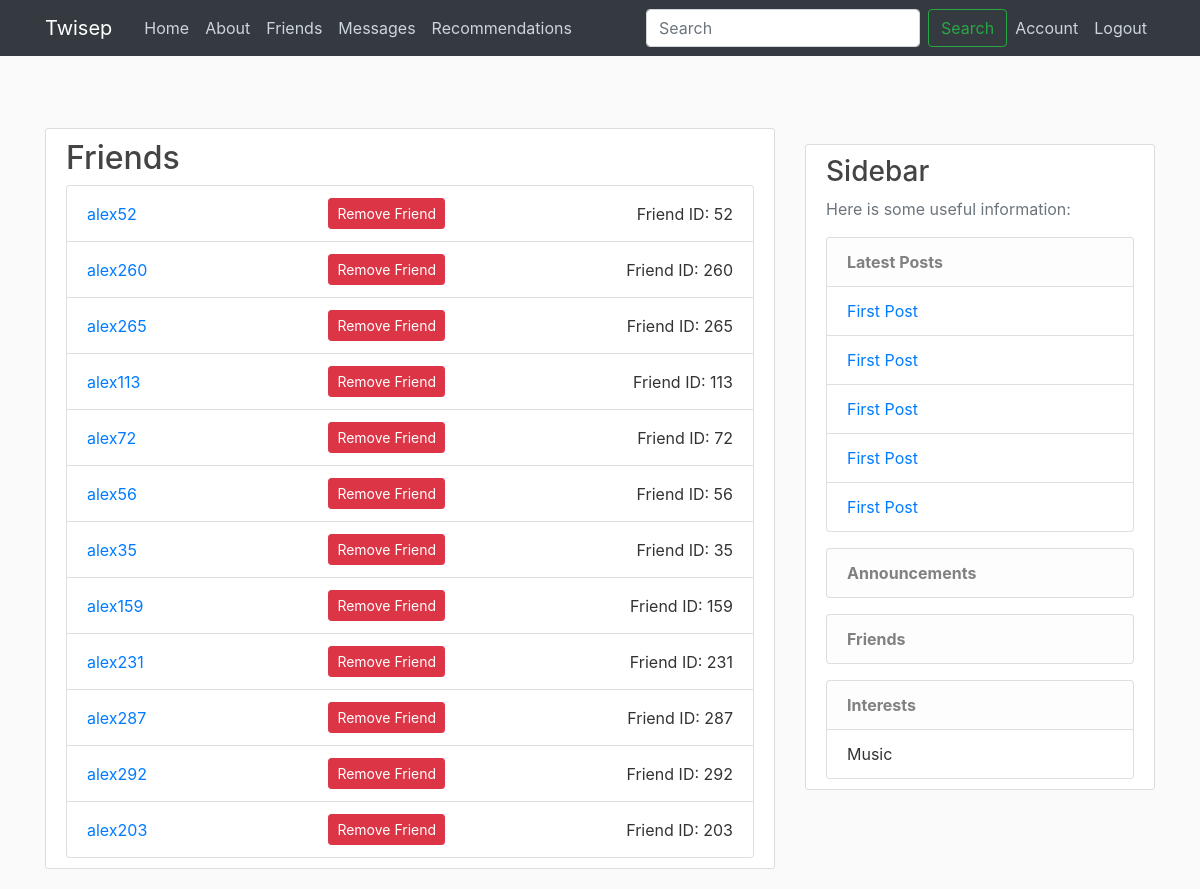
The page /friends (signed in) on the database its author committed.
### flaskblog/models.py (models this page shows, shortened)
class User(db.Model, UserMixin):
    id = db.Column(db.Integer, primary_key=True)
    username = db.Column(db.String(20), unique=True, nullable=False)
    email = db.Column(db.String(120), unique=True, nullable=False)
    image_file = db.Column(db.String(20), nullable=False, default='default.jpg')
    password = db.Column(db.String(60), nullable=False)
    biography = db.Column(db.Text, nullable=True)
    posts = db.relationship('Post', backref='author', lazy=True)
    comments = db.relationship('Comment', backref='author', lazy=True)
    likes = db.relationship('Like', backref='user', lazy=True)
    sent_messages = db.relationship('Message', foreign_keys='Message.sender_id', backref='message_sender', lazy=True)
    received_messages = db.relationship('Message', foreign_keys='Message.receiver_id', backref='message_receiver', lazy=True)
    notifications = db.relationship('Notification', backref='user', lazy=True)
    profile_settings = db.relationship('ProfileSettings', backref='user', uselist=False)
    interests = db.relationship('Interest', backref='user', lazy=True)
    conversations_as_user1 = db.relationship('Conversation', foreign_keys='Conversation.user1_id', backref='user1', lazy=True)
    conversations_as_user2 = db.relationship('Conversation', foreign_keys='Conversation.user2_id', backref='user2', lazy=True)
    friends = db.relationship(
        'User', secondary='friendship',
        primaryjoin=(Friendship.user_id == id),
        secondaryjoin=(Friendship.friend_id == id),
        backref=db.backref('friends_of', lazy='dynamic'), lazy='dynamic')

class Post(db.Model):
    id = db.Column(db.Integer, primary_key=True)
    title = db.Column(db.String(100), nullable=False)
    date_posted = db.Column(db.DateTime, nullable=False, default=datetime.utcnow)
    content = db.Column(db.Text, nullable=False)
    user_id = db.Column(db.Integer, db.ForeignKey('user.id'), nullable=False)
    comments = db.relationship('Comment', backref='post', lazy=True)
    likes = db.relationship('Like', backref='post', lazy=True)

class Interest(db.Model):
    id = db.Column(db.Integer, primary_key=True)
    name = db.Column(db.String(100), nullable=False)
    user_id = db.Column(db.Integer, db.ForeignKey('user.id'), nullable=False)

### flaskblog/routes.py (the view)
@app.route("/friends", methods=['GET', 'POST'])
@login_required
def friends():
    form = AddFriendForm()
    friends = current_user.friends  # SQLAlchemy query to get friends
    latest_posts = Post.query.order_by(Post.date_posted.desc()).limit(5).all()
    announcements = Notification.query.filter_by(user_id=current_user.id).order_by(Notification.date_sent.desc()).limit(5).all()
    return render_template('friends.html', title='Friends', friends=friends, form=form, latest_posts=latest_posts,
                           announcements=announcements)

### flaskblog/forms.py (shortened to what this page needs)
class AddFriendForm(FlaskForm):
    friend_username = StringField('Friend Username', validators=[DataRequired()])
    submit = SubmitField('Add Friend')

class SearchUserForm(FlaskForm):
    username = StringField('Username', validators=[DataRequired(), Length(min=2, max=20)])
    submit = SubmitField('Search')

### flaskblog/models.py (called while the page is built)
@login_manager.user_loader
def load_user(user_id):
    return User.query.get(int(user_id))

### flaskblog/routes.py (called while the page is built)
@app.context_processor
def inject_search_form():
    return {
        'search_form': SearchUserForm(),
        'csrf_token': generate_csrf()
    }

### flaskblog/templates/friends.html (shortened to what this page needs)
{% extends "layout.html" %}
{% block content %}
<div class="content-section">
    <h2>Friends</h2>
    <ul class="list-group">
        {% for friend in friends %}
        <li class="list-group-item d-flex justify-content-between align-items-center">
            <a href="{{ url_for('user_profile', username=friend.username) }}">{{ friend.username }}</a>
            <form method="POST" action="{{ url_for('manage_friend', user_id=friend.id) }}">
                <button type="submit" name="action" value="remove" class="btn btn-danger btn-sm">Remove Friend</button>
            </form>
            <span>Friend ID: {{ friend.id }}</span>
        </li>
        {% endfor %}
    </ul>
</div>
{% endblock content %}

### flaskblog/templates/layout.html (shortened to what this page needs)
<!DOCTYPE html>
<html>
<head>
     <link rel="stylesheet" href="https://maxcdn.bootstrapcdn.com/bootstrap/4.0.0/css/bootstrap.min.css">
     <link rel="stylesheet" type="text/css" href="{{ url_for('static', filename='main.css') }}">
</head>
<body>
    <header class="site-header">
        <nav class="navbar navbar-expand-md navbar-dark bg-dark fixed-top">
            <div class="container">
                <a class="navbar-brand mr-4" href="/">Twisep</a>
                <div class="collapse navbar-collapse" id="navbarToggle">
                    <div class="navbar-nav mr-auto">
                        <a class="nav-item nav-link" href="{{ url_for('home') }}">Home</a>
                        <a class="nav-item nav-link" href="{{ url_for('about') }}">About</a>
                        <a class="nav-item nav-link" href="{{ url_for('friends') }}">Friends</a>
                        <a class="nav-item nav-link" href="{{ url_for('conversations') }}">Messages</a>
                        <a class="nav-item nav-link" href="{{ url_for('recommendations_page') }}">Recommendations</a>
                    </div>
                    <div class="navbar-nav ml-auto">
                        <form class="form-inline my-2 my-lg-0" method="POST" action="{{ url_for('search') }}">
                            {{ search_form.username(class="form-control mr-sm-2", placeholder="Search", aria_label="Search") }}
                            <button class="btn btn-outline-success my-2 my-sm-0" type="submit">Search</button>
                        </form>
                        {% if current_user.is_authenticated %}
                            <a class="nav-item nav-link" href="{{ url_for('account') }}">Account</a>
                            <a class="nav-item nav-link" href="{{ url_for('logout') }}">Logout</a>
                        {% else %}
                            <a class="nav-item nav-link" href="{{ url_for('login') }}">Login</a>
                            <a class="nav-item nav-link" href="{{ url_for('register') }}">Register</a>
                        {% endif %}
                    </div>
                </div>
            </div>
        </nav>
    </header>
    <main role="main" class="container mt-5 pt-5">
        <div class="row">
            <div class="col-md-8">
                {% block content %}{% endblock %}
            </div>
            <div class="col-md-4">
                <div class="content-section mt-3">
                    <h3>Sidebar</h3>
                    <p class='text-muted'>Here is some useful information:</p>
                    <ul class="list-group">
                        <li class="list-group-item list-group-item-light"><strong>Latest Posts</strong></li>
                        {% for post in latest_posts %}
                        <li class="list-group-item"><a href="{{ url_for('post', post_id=post.id) }}">{{ post.title }}</a></li>
                        {% endfor %}
                    </ul>
                    {% if current_user.is_authenticated %}
                    <ul class="list-group mt-3">
                        <li class="list-group-item list-group-item-light"><strong>Announcements</strong></li>
                    </ul>
                    <ul class="list-group mt-3">
                        <li class="list-group-item list-group-item-light"><strong>Friends</strong></li>
                    </ul>
                    <ul class="list-group mt-3">
                        <li class="list-group-item list-group-item-light"><strong>Interests</strong></li>
                        {% for interest in current_user.interests %}
                        <li class="list-group-item">{{ interest.name }}</li>
                        {% endfor %}
                    </ul>
                    {% endif %}
                </div>
            </div>
        </div>
    </main>
</body>
</html>

### flaskblog/static/main.css (style rules this page uses)
body { background: #fafafa; color: #333333; margin-top: 5rem; }
h1, h2, h3, h4, h5, h6 { color: #444444; }
.site-header .navbar-nav .nav-link { color: #cbd5db; }
.content-section { background: #ffffff; padding: 10px 20px; border: 1px solid #dddddd; border-radius: 3px; margin-bottom: 20px; }

### rows shown on the page
User: username "alex52", id "52"
User: username "alex260", id "260"
User: username "alex265", id "265"
User: username "alex113", id "113"
User: username "alex72", id "72"
User: username "alex56", id "56"
User: username "alex35", id "35"
User: username "alex159", id "159"
User: username "alex231", id "231"
User: username "alex287", id "287"
User: username "alex292", id "292"
User: username "alex203", id "203"
Post: title "First Post"
Post: title "First Post"
Post: title "First Post"
Post: title "First Post"
Post: title "First Post"
Interest: name "Music"
